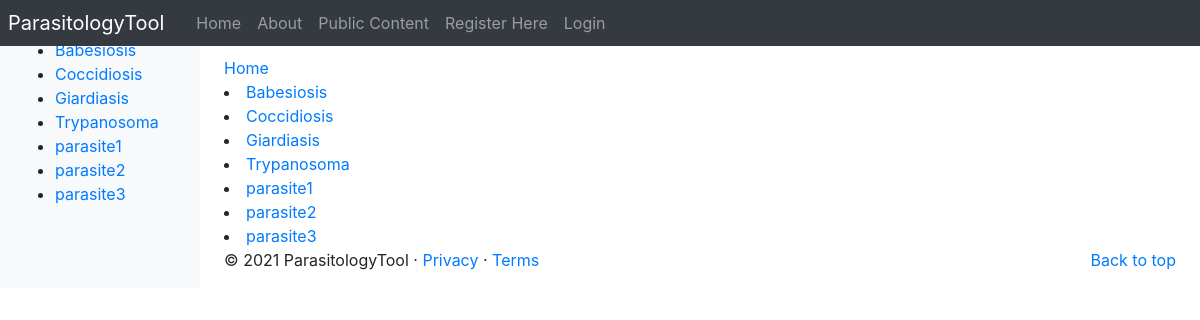
Page /parasitologyTool/clinical_portal/ on the earlier database version.
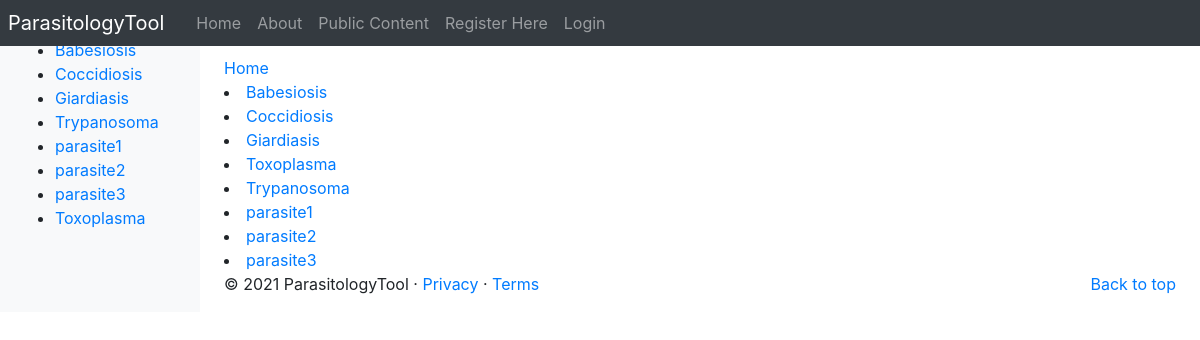
Same page on the later database version.
### parasitologyTool/models.py (models this page shows, shortened)
class Parasite(models.Model):
	NAME_MAX_LENGTH = 128
	name = models.CharField(max_length=NAME_MAX_LENGTH, unique=True)
	views = models.IntegerField(default=0)
	picture = models.ImageField(upload_to='parasite_pic')

### parasitologyTool/views.py (the view)
# urls.py: path('clinical_portal/', views.clinical_portal, name = 'clinical_portal'),
def clinical_portal(request):
    context_dict = {}
    parasite_list = Parasite.objects.order_by('name')
    context_dict['parasite_list'] = parasite_list
    return render(request, 'parasitologyTool/clinical_portal.html', context = context_dict)

### parasitologyTool/templatetags/parasitologyTool_template_tags.py (called while the page is built)
@register.inclusion_tag('parasitologyTool/parasite_list.html')
def get_parasite_list(current_category=None):
	return {'parasites': Parasite.objects.all(),
	        'current_category':current_category}

### templates/parasitologyTool/clinical_portal.html (shortened to what this page needs)
{% extends 'parasitologyTool/base.html' %}
{% load static %}
{% block body_block %}
		<h1>Clinical Portal</h1>
		<div>
			<a href="/parasitologyTool/">Home</a><br />
		</div>
		<div>
			{% for parasite in parasite_list %}
				<li><a href="{% url 'parasitologyTool:clinical_parasite_page' parasite.id %}">{{ parasite.name }}</a></li>
			{% endfor %}
		</div>
{% endblock %}

### templates/parasitologyTool/parasite_list.html
{% if parasites %}
    <ul>
    {% for p in parasites %}
        {% if p == current_category %}
            <li><strong><a href="{% url 'parasitologyTool:goto' %}?parasite_id={{ p.id }}">{{ p.name }}</a></strong></li>
        {% else %}
            <li><a href="{% url 'parasitologyTool:goto' %}?parasite_id={{ p.id }}">{{ p.name }}</a></li>
        {% endif %}
    {% endfor %}
    </ul>
{% else %}
    <strong>No parasites</strong>
{% endif %}

Differences in the rows shown:
added Parasite: name "Toxoplasma"
